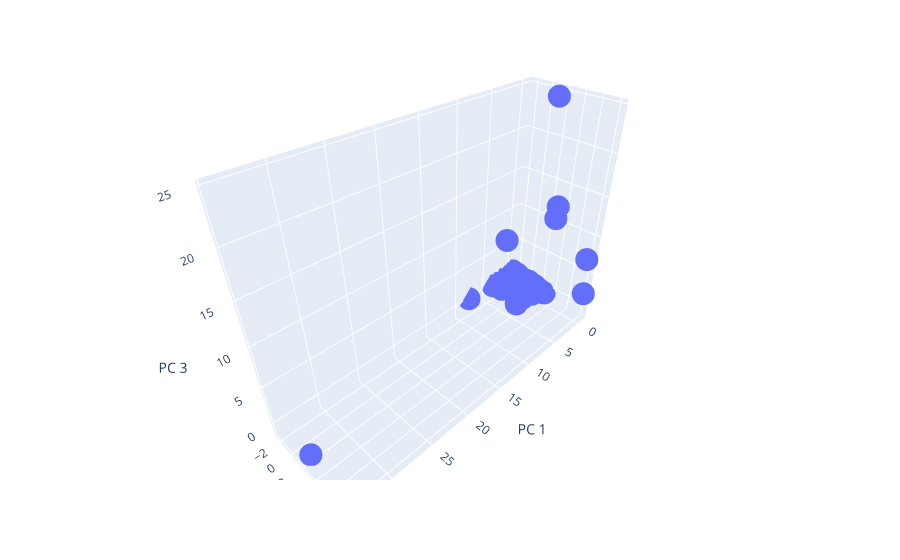

The notebook cell saved with this chart:
### Markdown cell above
### Deliverable 4: Visualizing Cryptocurrencies Results

#### 3D-Scatter with Clusters

### Code cell
# Creating a 3D-Scatter with the PCA data and the clusters
fig= px.scatter_3d(clustered_df, x="PC 1",y="PC 2", z='PC 3',hover_name = 'CoinName', hover_data=['Algorithm'])
fig.show()

### Figure 1 — Plotly figure (JSON) as saved in the notebook; plotly's stock layout.template omitted (floating-point values rounded to 4 significant figures; data arrays with more than 128 entries replaced by an {"elided": "..."} marker saying what was removed)
{"data": [{"customdata": {"elided": "532x1 str values"}, "hovertemplate": "<b>%{hovertext}</b><br><br>PC 1=%{x}<br>PC 2=%{y}<br>PC 3=%{z}<br>Algorithm=%{customdata[0]}<extra></extra>", "hovertext": {"elided": "532 str values"}, "legendgroup": "", "marker": {"color": "#636efa", "symbol": "circle"}, "mode": "markers", "name": "", "scene": "scene", "showlegend": false, "type": "scatter3d", "x": {"elided": "532 float values"}, "y": {"elided": "532 float values"}, "z": {"elided": "532 float values"}}], "layout": {"legend": {"tracegroupgap": 0}, "margin": {"t": 60}, "scene": {"domain": {"x": [0, 1], "y": [0, 1]}, "xaxis": {"title": {"text": "PC 1"}}, "yaxis": {"title": {"text": "PC 2"}}, "zaxis": {"title": {"text": "PC 3"}}}}}
